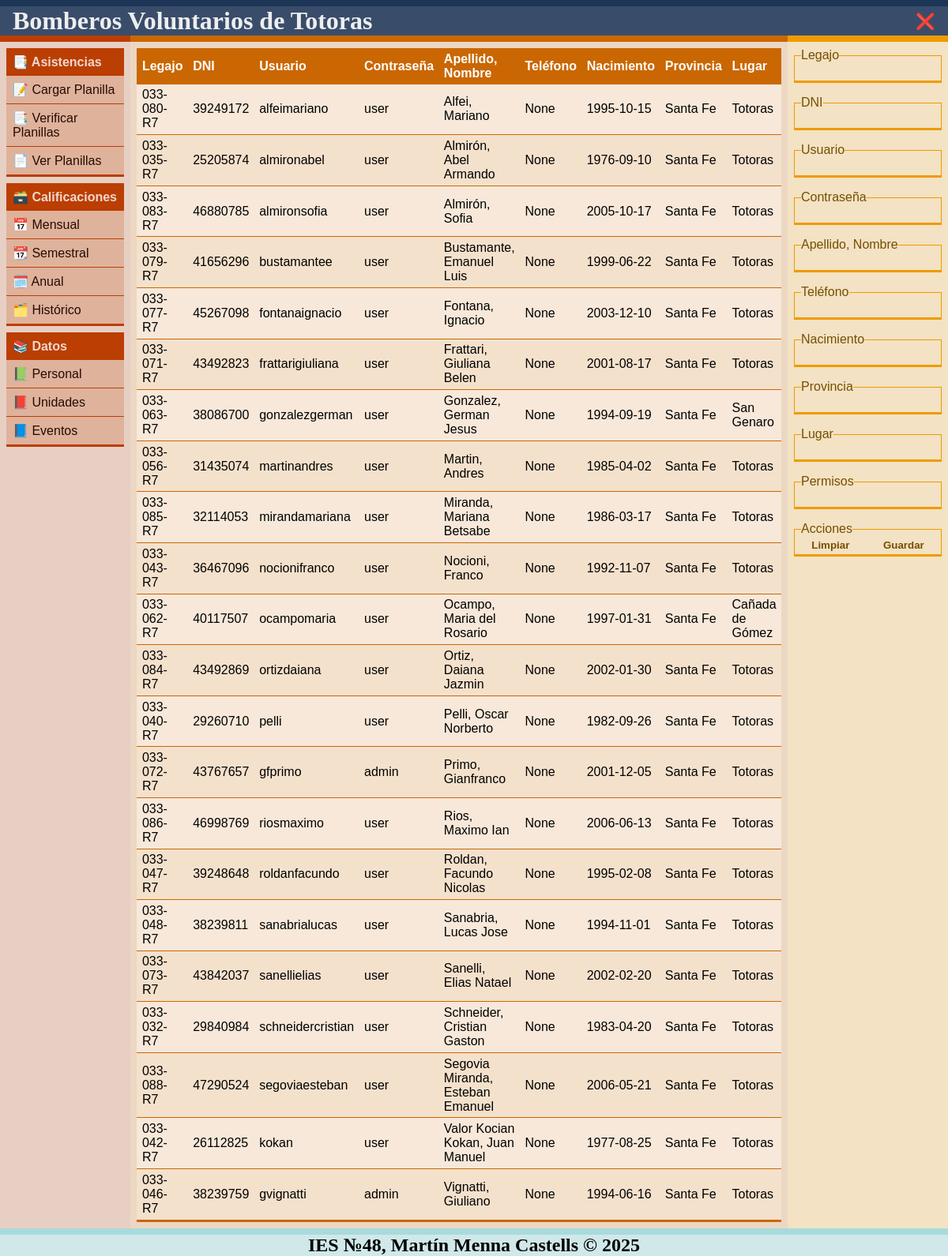
Page /personal/ (signed in) on the committed database.
### tables this page shows
CREATE TABLE personal (
    legajo           TEXT    PRIMARY KEY UNIQUE,
    dni              INTEGER NOT NULL UNIQUE,
    username         TEXT    NOT NULL UNIQUE,
    password         TEXT    NOT NULL,
    apellido_nombre  TEXT    NOT NULL,
    telefono         INTEGER,
    fecha_nacimiento TEXT    NOT NULL,
    provincia        TEXT    NOT NULL,
    lugar            TEXT    NOT NULL,
    permisos         INTEGER NOT NULL DEFAULT 0
);

### app/blueprints/bp_personal.py (the view)
@bp.route('/', methods=['GET'])
@Login_Required
def Personal():
    return render_template('datos/personal.html', personal=Bombero.Get_Bomberos())

### app/blueprints/bp_index.py (called while the page is built)
def Login_Required(f):
    @wraps(f)
    def decorated_function(*args, **kwargs):
        if 'user' not in session:
            flash('Inicie sesión para acceder a esta página.')
            return redirect(url_for('index.Index'))
        elif session['user']['permisos'] < 2:
            flash('No tiene permisos para acceder a esta página.')
            return redirect(url_for('index.Index'))
        return f(*args, **kwargs)
    return decorated_function

### app/scripts/db.py (called while the page is built)
def Get_DB():
    if 'db' not in g:
        g.db = sqlite3.connect(
            DATABASE,
            detect_types=sqlite3.PARSE_DECLTYPES
        )
        g.db.row_factory = sqlite3.Row
    return g.db

def Close_DB(exception):
    db = g.pop('db', None)
    if db is not None:
        db.close()

### app/scripts/personal.py (called while the page is built)
    def Get_Bomberos():
        DB = Get_DB()
        bomberos_data = DB.execute(
            'SELECT * FROM personal ORDER BY apellido_nombre'
        ).fetchall()
        bomberos_list = []
        for bombero_data in bomberos_data:
            bombero = Bombero(
                legajo=bombero_data['legajo'],
                dni=bombero_data['dni'],
                username=bombero_data['username'],
                password=bombero_data['password'],
                apellido_nombre=bombero_data['apellido_nombre'],
                telefono=bombero_data['telefono'],
                fecha_nacimiento=bombero_data['fecha_nacimiento'],
                provincia=bombero_data['provincia'],
                lugar=bombero_data['lugar'],
                permisos=bombero_data['permisos']
            )
            bomberos_list.append(bombero)
        return bomberos_list

### app/templates/datos/personal.html (shortened to what this page needs)
{% extends 'base.html' %}
{% block head %}
    <link rel="stylesheet" href="{{ url_for('static', filename='datos.css') }}">
{% endblock %}
{% block center %}
    <table>
        <col width="15%"><col width="10%"><col width="10%"><col width="10%"><col width="10%"><col width="10%"><col width="10%"><col width="10%"><col width="10%">
        <thead>
            <tr>
                <th>Legajo</th>
                <th>DNI</th>
                <th>Usuario</th>
                <th>Contraseña</th>
                <th>Apellido, Nombre</th>
                <th>Teléfono</th>
                <th>Nacimiento</th>
                <th>Provincia</th>
                <th>Lugar</th>
            </tr>
        </thead>
        <tbody>
            {% for Bombero in personal %}
                <tr onclick="tr_Seleccionar(this)">
                    <td>{{ Bombero.legajo }}</td>
                    <td>{{ Bombero.dni }}</td>
                    <td>{{ Bombero.username }}</td>
                    <td>{{ Bombero.password }}</td>
                    <td>{{ Bombero.apellido_nombre }}</td>
                    <td>{{ Bombero.telefono }}</td>
                    <td>{{ Bombero.fecha_nacimiento }}</td>
                    <td>{{ Bombero.provincia }}</td>
                    <td>{{ Bombero.lugar }}</td>
                </tr>
            {% endfor %}
        </tbody>
    </table>
{% endblock %}
{% block right %}
    <form id="abm" action="{{ url_for('personal.Subir') }}" method="post">
        <fieldset>
            <legend>Legajo</legend>
            <input type="text" name="legajo" value="" required>
        </fieldset>
        <fieldset>
            <legend>DNI</legend>
            <input type="text" name="dni" value="" required>
        </fieldset>
        <fieldset>
            <legend>Usuario</legend>
            <input type="text" name="username" value="" required>
        </fieldset>
        <fieldset>
            <legend>Contraseña</legend>
            <input type="text" name="password" value="" required>
        </fieldset>
        <fieldset>
            <legend>Apellido, Nombre</legend>
            <input type="text" name="apellido_nombre" value="" required>
        </fieldset>
        <fieldset>
            <legend>Teléfono</legend>
            <input type="text" name="telefono" value="" required>
        </fieldset>
        <fieldset>
            <legend>Nacimiento</legend>
            <input type="text" name="fecha_nacimiento" value="" required>
        </fieldset>
        <fieldset>
            <legend>Provincia</legend>
            <input type="text" name="provincia" value="" required>
        </fieldset>
        <fieldset>
            <legend>Lugar</legend>
            <input type="text" name="lugar" value="" required>
        </fieldset>
        <fieldset>
            <legend>Permisos</legend>
            <input type="text" name="permisos" value="" required>
        </fieldset>
        <fieldset>
            <legend>Acciones</legend>
            <button onclick="form_Limpiar()">
                <span>Limpiar</span>
            </button>
            <button type="submit">
                <span>Guardar</span>
            </button>
        </fieldset>
    </form>
{% endblock %}

### app/templates/base.html (shortened to what this page needs)
<!DOCTYPE html>
<html lang="en">
<head>
    <link rel="stylesheet" href="{{ url_for('static', filename='base.css') }}">
    {% block head %}
    {% endblock %}
</head>
<body>
    <div id="top">
        <h1><a href="{{ url_for('index.Index') }}">Bomberos Voluntarios de Totoras</a></h1>
        <form action="{{ url_for('index.Logout') }}" method="post">
            <input type="submit" value="❌">
        </form>
    </div>
    <div id="middle">
        <div id="left">
            <div id="nav">
                <details open>
                    <summary>📑 Asistencias</summary>
                    <a href="{{ url_for('asistencias.Index') }}">📝 Cargar Planilla</a>
                    <a href="{{ url_for('asistencias.Verificar_Planillas') }}">📑 Verificar Planillas</a>
                    <a href="{{ url_for('asistencias.Ver_Planillas') }}">📄 Ver Planillas</a>
                </details>
                <details open>
                    <summary>🗃️ Calificaciones</summary>
                    <a href="{{ url_for('calificaciones.Mensual') }}">📅 Mensual</a>
                    <a href="{{ url_for('calificaciones.Semestral') }}">📆 Semestral</a>
                    <a href="{{ url_for('calificaciones.Anual') }}">🗓️ Anual</a>
                    <a href="{{ url_for('calificaciones.Historico') }}">🗂️ Histórico</a>
                </details>
                <details open>
                    <summary>📚 Datos</summary>
                    <a href="{{ url_for('personal.Personal') }}">📗 Personal</a>
                    <a href="{{ url_for('unidades.Unidades') }}">📕 Unidades</a>
                    <a href="{{ url_for('eventos.Eventos') }}">📘 Eventos</a>
                </details>
            </div>
        </div>
        <div id="center">
            {% block center %}{% endblock %}
        </div>
        <div id="right">
            {% block right %}{% endblock %}
        </div>
    </div>
    <div id="bottom">
        <h2>IES №48, Martín Menna Castells © 2025</h2>
    </div>
</body>
</html>

### app/static/base.css (style rules this page uses)
* { margin: 0; padding: 0; }
:root { --color-bg-body: #EEEEEEAA; --color-fg-top: #1D3557; --color-bg-top: #1D3557DD; --color-text-top: #EEE; --color-fg-middle: #AE2012; --color-bg-middle: #AE201277; --color-fg-bottom: #A8DADC; --color-bg-bottom: #A8DADC77; --color-fg-left: #BB3E03; --color-bg-left: #BB3E03; --color-fg-center: #CA6702; --color-bg-center: #CA6702; --color-fg-right: #EE9B00; --color-bg-right: #EE9B00; }
html { background-image: url(./logo.svg); background-repeat: no-repeat; background-position: center; background-size: 33%; }
body { background-color: var(--color-bg-body); display: grid; grid-template-columns: 1fr; grid-template-rows: auto 1fr auto; grid-template-areas: 'top' 'middle' 'bottom'; min-height: 100dvh; }
#middle { display: grid; grid-template-columns: 1fr 4fr 1fr; grid-template-areas: 'left center right'; }
#bottom { grid-area: bottom; border-top: 0.5rem solid var(--color-fg-bottom); background-color: var(--color-bg-bottom); text-align: center; }
#center { grid-area: center; border-top: 0.5rem solid var(--color-fg-center); background-color: color-mix(in srgb, var(--color-bg-center), transparent 80%); padding: 0.5rem; }

### rows in the picture
personal: legajo "033-080-R7", dni "39249172", username "alfeimariano", password "user", apellido_nombre "Alfei, Mariano", telefono "None", fecha_nacimiento "1995-10-15", provincia "Santa Fe", lugar "Totoras"
personal: legajo "033-035-R7", dni "25205874", username "almironabel", password "user", apellido_nombre "Almirón, Abel Armando", telefono "None", fecha_nacimiento "1976-09-10", provincia "Santa Fe", lugar "Totoras"
personal: legajo "033-083-R7", dni "46880785", username "almironsofia", password "user", apellido_nombre "Almirón, Sofia", telefono "None", fecha_nacimiento "2005-10-17", provincia "Santa Fe", lugar "Totoras"
personal: legajo "033-079-R7", dni "41656296", username "bustamantee", password "user", apellido_nombre "Bustamante, Emanuel Luis", telefono "None", fecha_nacimiento "1999-06-22", provincia "Santa Fe", lugar "Totoras"
personal: legajo "033-077-R7", dni "45267098", username "fontanaignacio", password "user", apellido_nombre "Fontana, Ignacio", telefono "None", fecha_nacimiento "2003-12-10", provincia "Santa Fe", lugar "Totoras"
personal: legajo "033-071-R7", dni "43492823", username "frattarigiuliana", password "user", apellido_nombre "Frattari, Giuliana Belen", telefono "None", fecha_nacimiento "2001-08-17", provincia "Santa Fe", lugar "Totoras"
personal: legajo "033-063-R7", dni "38086700", username "gonzalezgerman", password "user", apellido_nombre "Gonzalez, German Jesus", telefono "None", fecha_nacimiento "1994-09-19", provincia "Santa Fe", lugar "San Genaro"
personal: legajo "033-056-R7", dni "31435074", username "martinandres", password "user", apellido_nombre "Martin, Andres", telefono "None", fecha_nacimiento "1985-04-02", provincia "Santa Fe", lugar "Totoras"
personal: legajo "033-085-R7", dni "32114053", username "mirandamariana", password "user", apellido_nombre "Miranda, Mariana Betsabe", telefono "None", fecha_nacimiento "1986-03-17", provincia "Santa Fe", lugar "Totoras"
personal: legajo "033-043-R7", dni "36467096", username "nocionifranco", password "user", apellido_nombre "Nocioni, Franco", telefono "None", fecha_nacimiento "1992-11-07", provincia "Santa Fe", lugar "Totoras"
personal: legajo "033-062-R7", dni "40117507", username "ocampomaria", password "user", apellido_nombre "Ocampo, Maria del Rosario", telefono "None", fecha_nacimiento "1997-01-31", provincia "Santa Fe", lugar "Cañada de Gómez"
personal: legajo "033-084-R7", dni "43492869", username "ortizdaiana", password "user", apellido_nombre "Ortiz, Daiana Jazmin", telefono "None", fecha_nacimiento "2002-01-30", provincia "Santa Fe", lugar "Totoras"
personal: legajo "033-040-R7", dni "29260710", username "pelli", password "user", apellido_nombre "Pelli, Oscar Norberto", telefono "None", fecha_nacimiento "1982-09-26", provincia "Santa Fe", lugar "Totoras"
personal: legajo "033-072-R7", dni "43767657", username "gfprimo", password "admin", apellido_nombre "Primo, Gianfranco", telefono "None", fecha_nacimiento "2001-12-05", provincia "Santa Fe", lugar "Totoras"
personal: legajo "033-086-R7", dni "46998769", username "riosmaximo", password "user", apellido_nombre "Rios, Maximo Ian", telefono "None", fecha_nacimiento "2006-06-13", provincia "Santa Fe", lugar "Totoras"
personal: legajo "033-047-R7", dni "39248648", username "roldanfacundo", password "user", apellido_nombre "Roldan, Facundo Nicolas", telefono "None", fecha_nacimiento "1995-02-08", provincia "Santa Fe", lugar "Totoras"
personal: legajo "033-048-R7", dni "38239811", username "sanabrialucas", password "user", apellido_nombre "Sanabria, Lucas Jose", telefono "None", fecha_nacimiento "1994-11-01", provincia "Santa Fe", lugar "Totoras"
personal: legajo "033-073-R7", dni "43842037", username "sanellielias", password "user", apellido_nombre "Sanelli, Elias Natael", telefono "None", fecha_nacimiento "2002-02-20", provincia "Santa Fe", lugar "Totoras"
personal: legajo "033-032-R7", dni "29840984", username "schneidercristian", password "user", apellido_nombre "Schneider, Cristian Gaston", telefono "None", fecha_nacimiento "1983-04-20", provincia "Santa Fe", lugar "Totoras"
personal: legajo "033-088-R7", dni "47290524", username "segoviaesteban", password "user", apellido_nombre "Segovia Miranda, Esteban Emanuel", telefono "None", fecha_nacimiento "2006-05-21", provincia "Santa Fe", lugar "Totoras"
personal: legajo "033-042-R7", dni "26112825", username "kokan", password "user", apellido_nombre "Valor Kocian Kokan, Juan Manuel", telefono "None", fecha_nacimiento "1977-08-25", provincia "Santa Fe", lugar "Totoras"
personal: legajo "033-046-R7", dni "38239759", username "gvignatti", password "admin", apellido_nombre "Vignatti, Giuliano", telefono "None", fecha_nacimiento "1994-06-16", provincia "Santa Fe", lugar "Totoras"
